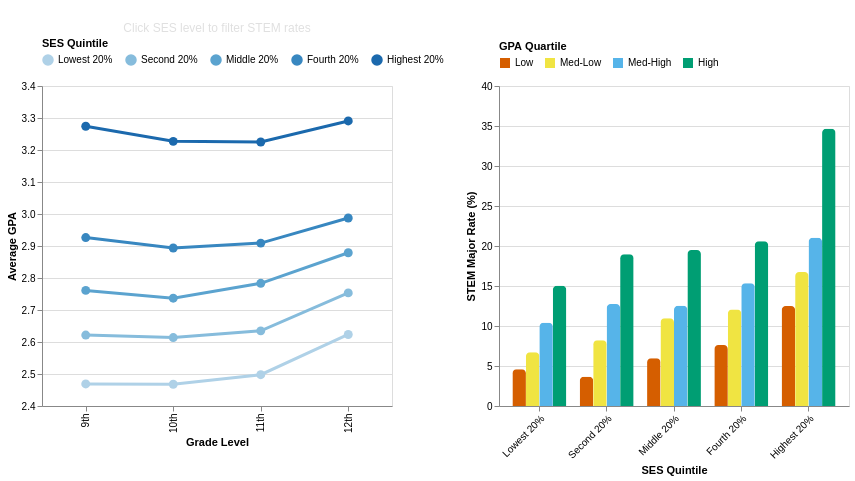

Notebook code for this chart:
### Markdown cell above
## Viz 6: Socioeconomic Pathways to STEM Majors (HSLS)

**Research Question:** How do GPA trajectories differ by SES, and does high GPA compensate for low SES in STEM major selection?

- **Left Chart (Driver):** Line chart showing GPA trajectory by SES quintile
- **Right Chart (Driven):** STEM rates by SES x GPA quartile, filtered by selected SES

### Code cell
hsls_v6 = hsls_df[(hsls_df["X1SESQ5"].notna()) &
                   (hsls_df["X3TGPA9TH"].notna()) &
                   (hsls_df["X3TGPA12TH"].notna()) &
                   (hsls_df["X4RFDGMJSTEM"].notna())].copy()
hsls_v6 = hsls_v6[(hsls_v6["X1SESQ5"] > 0) & (hsls_v6["X3TGPA9TH"] > 0) & (hsls_v6["X3TGPA12TH"] > 0)]

ses_labels = {1: "Lowest 20%", 2: "Second 20%", 3: "Middle 20%", 4: "Fourth 20%", 5: "Highest 20%"}
hsls_v6["SES_Quintile"] = hsls_v6["X1SESQ5"].map(ses_labels)
hsls_v6["STEM_Major"] = hsls_v6["X4RFDGMJSTEM"] == 1

gpa_cols = {"X3TGPA9TH": "9th", "X3TGPA10TH": "10th", "X3TGPA11TH": "11th", "X3TGPA12TH": "12th"}
gpa_rows = []
for col, grade in gpa_cols.items():
    if col in hsls_v6.columns:
        for ses in ["Lowest 20%", "Second 20%", "Middle 20%", "Fourth 20%", "Highest 20%"]:
            subset = hsls_v6[(hsls_v6["SES_Quintile"] == ses) & (hsls_v6[col] > 0)]
            if len(subset) > 0:
                gpa_rows.append({"Grade": grade, "SES_Quintile": ses, "GPA": subset[col].mean(), "Count": len(subset)})
gpa_df = pd.DataFrame(gpa_rows)

hsls_v6["GPA_Quartile"] = pd.qcut(hsls_v6["X3TGPA12TH"], 4, labels=["Low", "Med-Low", "Med-High", "High"])

stem_ses_gpa = hsls_v6.groupby(["SES_Quintile", "GPA_Quartile"]).agg(
    STEM_Rate=("STEM_Major", "mean"),
    Count=("STEM_Major", "count")
).reset_index()
stem_ses_gpa["STEM_Rate"] = stem_ses_gpa["STEM_Rate"] * 100

ses_order = ["Lowest 20%", "Second 20%", "Middle 20%", "Fourth 20%", "Highest 20%"]
grade_order = ["9th", "10th", "11th", "12th"]
gpa_order = ["Low", "Med-Low", "Med-High", "High"]
ses_select = alt.selection_point(fields=["SES_Quintile"], name="ses_select")

left_chart = alt.Chart(gpa_df).mark_line(
    point={"filled": True, "size": 80}, strokeWidth=3, cursor="pointer"
).encode(
    x=alt.X("Grade:N", title="Grade Level", sort=grade_order),
    y=alt.Y("GPA:Q", title="Average GPA", scale=alt.Scale(domain=[2.4, 3.4])),
    color=alt.Color("SES_Quintile:N",
                    scale=alt.Scale(domain=ses_order, scheme="blues"),
                    legend=alt.Legend(title="SES Quintile", orient="top")),
    opacity=alt.condition(ses_select, alt.value(1), alt.value(0.3)),
    tooltip=["SES_Quintile:N", "Grade:N",
             alt.Tooltip("GPA:Q", format=".2f"),
             alt.Tooltip("Count:Q", format=",d", title="Students")]
).add_params(ses_select).properties(
    name="view_1",
    title={"text": "GPA Trajectory by SES", "subtitle": "Click SES level to filter STEM rates",
           "color": "#FFFFFF", "fontSize": 14, "subtitleColor": "#E0E0E0"},
    width=350, height=320
)

right_chart = alt.Chart(stem_ses_gpa).mark_bar(
    cornerRadiusTopLeft=4, cornerRadiusTopRight=4
).encode(
    x=alt.X("SES_Quintile:N", title="SES Quintile", sort=ses_order, axis=alt.Axis(labelAngle=-45)),
    xOffset=alt.XOffset("GPA_Quartile:N", sort=gpa_order),
    y=alt.Y("STEM_Rate:Q", title="STEM Major Rate (%)", scale=alt.Scale(domain=[0, 40])),
    color=alt.Color("GPA_Quartile:N",
                    scale=alt.Scale(domain=gpa_order,
                                    range=["#D55E00", "#F0E442", "#56B4E9", "#009E73"]),
                    legend=alt.Legend(title="GPA Quartile", orient="top")),
    tooltip=["SES_Quintile:N", "GPA_Quartile:N",
             alt.Tooltip("STEM_Rate:Q", format=".1f", title="STEM Rate (%)"),
             alt.Tooltip("Count:Q", format=",d", title="Students")]
).transform_filter(ses_select).properties(
    title={"text": "STEM Rate by SES x GPA", "color": "#FFFFFF", "fontSize": 14},
    width=350, height=320
)

viz6 = alt.hconcat(left_chart, right_chart).resolve_scale(color="independent")
save_chart(viz6, "hsls_gpa_ses_trajectory.json")
viz6

### Figure 1 — Vega-Lite specification as saved in the notebook (floating-point values rounded to 4 significant figures)
{"config": {"view": {"continuousWidth": 300, "continuousHeight": 300}}, "hconcat": [{"data": {"name": "data-6030746dc64f96c55621ab6ca0bd4289"}, "mark": {"type": "line", "cursor": "pointer", "point": {"filled": true, "size": 80}, "strokeWidth": 3}, "encoding": {"color": {"field": "SES_Quintile", "legend": {"orient": "top", "title": "SES Quintile"}, "scale": {"domain": ["Lowest 20%", "Second 20%", "Middle 20%", "Fourth 20%", "Highest 20%"], "scheme": "blues"}, "type": "nominal"}, "opacity": {"condition": {"param": "ses_select", "value": 1}, "value": 0.3}, "tooltip": [{"field": "SES_Quintile", "type": "nominal"}, {"field": "Grade", "type": "nominal"}, {"field": "GPA", "format": ".2f", "type": "quantitative"}, {"field": "Count", "format": ",d", "title": "Students", "type": "quantitative"}], "x": {"field": "Grade", "sort": ["9th", "10th", "11th", "12th"], "title": "Grade Level", "type": "nominal"}, "y": {"field": "GPA", "scale": {"domain": [2.4, 3.4]}, "title": "Average GPA", "type": "quantitative"}}, "height": 320, "name": "view_1", "title": {"text": "GPA Trajectory by SES", "subtitle": "Click SES level to filter STEM rates", "color": "#FFFFFF", "fontSize": 14, "subtitleColor": "#E0E0E0"}, "width": 350}, {"data": {"name": "data-708ed5db3e3fd7ab397f39f2e19561d7"}, "mark": {"type": "bar", "cornerRadiusTopLeft": 4, "cornerRadiusTopRight": 4}, "encoding": {"color": {"field": "GPA_Quartile", "legend": {"orient": "top", "title": "GPA Quartile"}, "scale": {"domain": ["Low", "Med-Low", "Med-High", "High"], "range": ["#D55E00", "#F0E442", "#56B4E9", "#009E73"]}, "type": "nominal"}, "tooltip": [{"field": "SES_Quintile", "type": "nominal"}, {"field": "GPA_Quartile", "type": "nominal"}, {"field": "STEM_Rate", "format": ".1f", "title": "STEM Rate (%)", "type": "quantitative"}, {"field": "Count", "format": ",d", "title": "Students", "type": "quantitative"}], "x": {"axis": {"labelAngle": -45}, "field": "SES_Quintile", "sort": ["Lowest 20%", "Second 20%", "Middle 20%", "Fourth 20%", "Highest 20%"], "title": "SES Quintile", "type": "nominal"}, "xOffset": {"field": "GPA_Quartile", "sort": ["Low", "Med-Low", "Med-High", "High"], "type": "nominal"}, "y": {"field": "STEM_Rate", "scale": {"domain": [0, 40]}, "title": "STEM Major Rate (%)", "type": "quantitative"}}, "height": 320, "title": {"text": "STEM Rate by SES x GPA", "color": "#FFFFFF", "fontSize": 14}, "transform": [{"filter": {"param": "ses_select"}}], "width": 350}], "params": [{"name": "ses_select", "select": {"type": "point", "fields": ["SES_Quintile"]}, "views": ["view_1"]}], "resolve": {"scale": {"color": "independent"}}, "$schema": "https://vega.github.io/schema/vega-lite/v5.20.1.json", "datasets": {"data-6030746dc64f96c55621ab6ca0bd4289": [{"Grade": "9th", "SES_Quintile": "Lowest 20%", "GPA": 2.469, "Count": 2271}, {"Grade": "9th", "SES_Quintile": "Second 20%", "GPA": 2.622, "Count": 2678}, {"Grade": "9th", "SES_Quintile": "Middle 20%", "GPA": 2.761, "Count": 3207}, {"Grade": "9th", "SES_Quintile": "Fourth 20%", "GPA": 2.926, "Count": 3622}, {"Grade": "9th", "SES_Quintile": "Highest 20%", "GPA": 3.274, "Count": 4688}, {"Grade": "10th", "SES_Quintile": "Lowest 20%", "GPA": 2.468, "Count": 2231}, {"Grade": "10th", "SES_Quintile": "Second 20%", "GPA": 2.614, "Count": 2639}, {"Grade": "10th", "SES_Quintile": "Middle 20%", "GPA": 2.737, "Count": 3170}, {"Grade": "10th", "SES_Quintile": "Fourth 20%", "GPA": 2.894, "Count": 3590}, {"Grade": "10th", "SES_Quintile": "Highest 20%", "GPA": 3.227, "Count": 4657}, {"Grade": "11th", "SES_Quintile": "Lowest 20%", "GPA": 2.498, "Count": 2208}, {"Grade": "11th", "SES_Quintile": "Second 20%", "GPA": 2.635, "Count": 2620}, {"Grade": "11th", "SES_Quintile": "Middle 20%", "GPA": 2.783, "Count": 3146}, {"Grade": "11th", "SES_Quintile": "Fourth 20%", "GPA": 2.909, "Count": 3574}, {"Grade": "11th", "SES_Quintile": "Highest 20%", "GPA": 3.225, "Count": 4647}, {"Grade": "12th", "SES_Quintile": "Lowest 20%", "GPA": 2.624, "Count": 2271}, {"Grade": "12th", "SES_Quintile": "Second 20%", "GPA": 2.753, "Count": 2678}, {"Grade": "12th", "SES_Quintile": "Middle 20%", "GPA": 2.879, "Count": 3207}, {"Grade": "12th", "SES_Quintile": "Fourth 20%", "GPA": 2.988, "Count": 3622}, {"Grade": "12th", "SES_Quintile": "Highest 20%", "GPA": 3.291, "Count": 4688}], "data-708ed5db3e3fd7ab397f39f2e19561d7": [{"SES_Quintile": "Fourth 20%", "GPA_Quartile": "Low", "STEM_Rate": 7.621, "Count": 1194}, {"SES_Quintile": "Fourth 20%", "GPA_Quartile": "Med-Low", "STEM_Rate": 12.07, "Count": 928}, {"SES_Quintile": "Fourth 20%", "GPA_Quartile": "Med-High", "STEM_Rate": 15.35, "Count": 990}, {"SES_Quintile": "Fourth 20%", "GPA_Quartile": "High", "STEM_Rate": 20.59, "Count": 510}, {"SES_Quintile": "Highest 20%", "GPA_Quartile": "Low", "STEM_Rate": 12.52, "Count": 815}, {"SES_Quintile": "Highest 20%", "GPA_Quartile": "Med-Low", "STEM_Rate": 16.75, "Count": 1033}, {"SES_Quintile": "Highest 20%", "GPA_Quartile": "Med-High", "STEM_Rate": 21.03, "Count": 1674}, {"SES_Quintile": "Highest 20%", "GPA_Quartile": "High", "STEM_Rate": 34.65, "Count": 1166}, {"SES_Quintile": "Lowest 20%", "GPA_Quartile": "Low", "STEM_Rate": 4.596, "Count": 1175}, {"SES_Quintile": "Lowest 20%", "GPA_Quartile": "Med-Low", "STEM_Rate": 6.718, "Count": 521}, {"SES_Quintile": "Lowest 20%", "GPA_Quartile": "Med-High", "STEM_Rate": 10.41, "Count": 442}, {"SES_Quintile": "Lowest 20%", "GPA_Quartile": "High", "STEM_Rate": 15.04, "Count": 133}, {"SES_Quintile": "Middle 20%", "GPA_Quartile": "Low", "STEM_Rate": 5.97, "Count": 1273}, {"SES_Quintile": "Middle 20%", "GPA_Quartile": "Med-Low", "STEM_Rate": 10.98, "Count": 765}, {"SES_Quintile": "Middle 20%", "GPA_Quartile": "Med-High", "STEM_Rate": 12.55, "Count": 805}, {"SES_Quintile": "Middle 20%", "GPA_Quartile": "High", "STEM_Rate": 19.51, "Count": 364}, {"SES_Quintile": "Second 20%", "GPA_Quartile": "Low", "STEM_Rate": 3.661, "Count": 1202}, {"SES_Quintile": "Second 20%", "GPA_Quartile": "Med-Low", "STEM_Rate": 8.217, "Count": 645}, {"SES_Quintile": "Second 20%", "GPA_Quartile": "Med-High", "STEM_Rate": 12.74, "Count": 620}, {"SES_Quintile": "Second 20%", "GPA_Quartile": "High", "STEM_Rate": 18.96, "Count": 211}]}}
